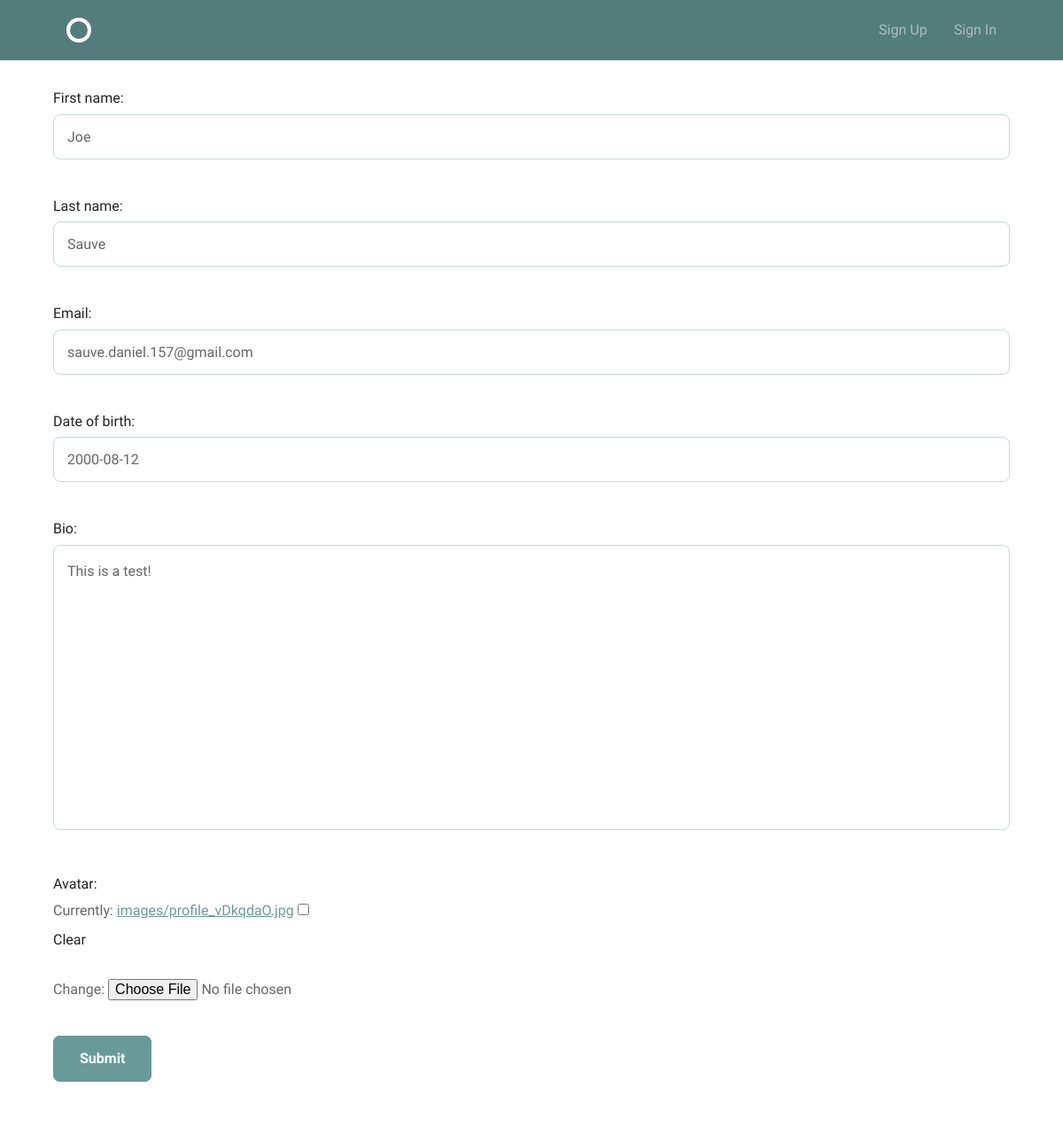
The page /accounts/profile/edit/2/ on the database as committed earlier.
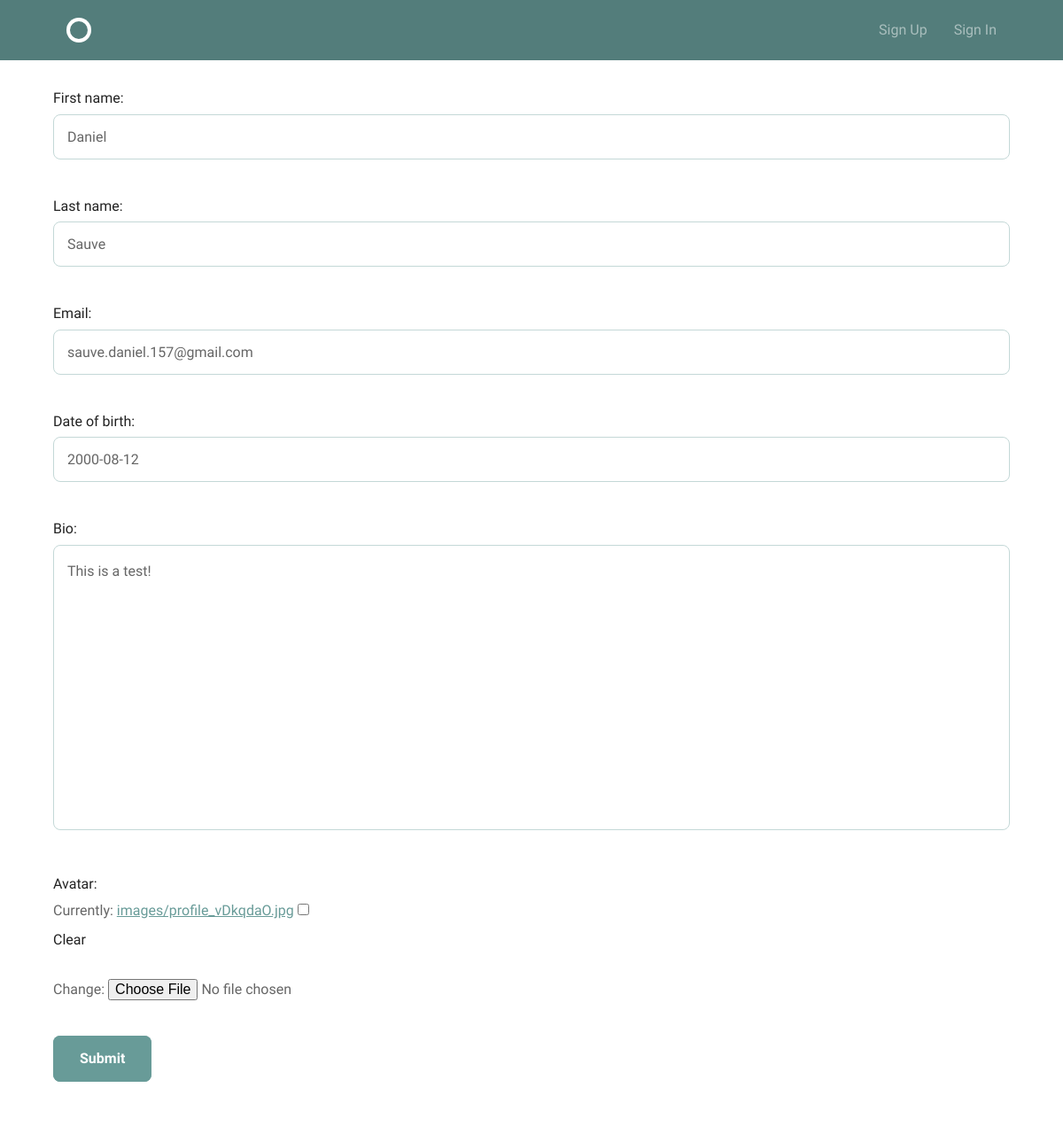
The same page on the database as committed later.
### accounts/models.py (models this page shows, shortened)
class Profile(models.Model):
    user = models.OneToOneField(User)
    first_name = models.CharField(max_length=100)
    last_name = models.CharField(max_length=100)
    email = models.EmailField(unique=True)
    date_of_birth = models.DateField()
    bio = models.TextField()
    avatar = models.ImageField(upload_to='images/', blank=True)

### accounts/views.py (the view)
# urls.py: url(r'profile/edit/(?P<pk>\d+)/$', views.edit_profile, name='edit_profile'),
def edit_profile(request, pk):
    user = get_object_or_404(models.User, pk=pk)
    profile = get_object_or_404(models.Profile, user=user)
    form = forms.ProfileForm(instance=profile)
    if request.method == 'POST':
        form = forms.ProfileForm(request.POST, request.FILES, instance=profile)
        if form.is_valid():
            form.save()
            messages.success(request, 'Updated profile successfully!')
            return HttpResponseRedirect(profile.get_absolute_url())
    return render(request, 'accounts/profile_form.html', {'form': form})

### accounts/forms.py
class ProfileForm(forms.ModelForm):
    class Meta:
        model = models.Profile
        fields = [
            'first_name',
            'last_name',
            'email',
            'date_of_birth',
            'bio',
            'avatar'
        ]

### accounts/templates/accounts/profile_form.html (shortened to what this page needs)
{% extends "layout.html" %}
{% block body %}
<form enctype="multipart/form-data" method="POST" action="">
    {{ form.as_p }}
    <input type="submit" class="button-primary" value="Submit">
</form>
{% endblock %}

Rows that differ between the two databases and show on the page:
changed Profile "Sauve": first_name "Joe" → "Daniel"
